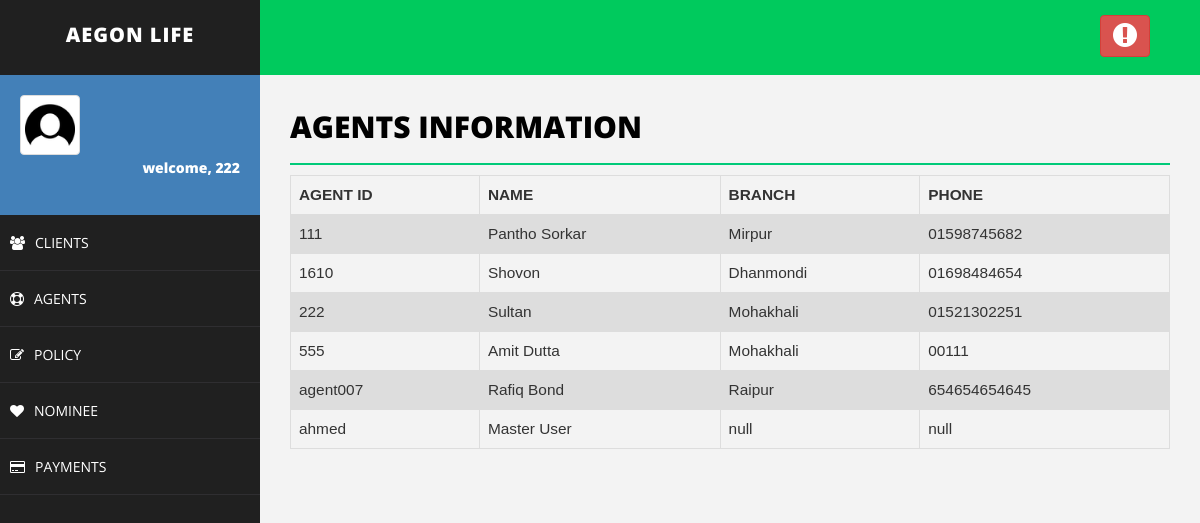
The app's page /lims/agent.php (signed in) with its own data.
### tables this page shows
CREATE TABLE IF NOT EXISTS `agent` (
  `agent_id` varchar(50) NOT NULL,
  `agent_password` varchar(30) NOT NULL,
  `name` varchar(50) NOT NULL,
  `branch` varchar(50) NOT NULL,
  `phone` varchar(50) NOT NULL
);

### lims/agent.php (the view, shortened to what this page needs)
<!DOCTYPE html>
<html>
<head>
    <link href="assets/css/bootstrap.css" rel="stylesheet" />
    <link href="assets/css/font-awesome.css" rel="stylesheet" />
    <link href="assets/css/basic.css" rel="stylesheet" />
    <link href="assets/css/custom.css" rel="stylesheet" />
</head>
<body>
<?php include 'header.php';
?>
        <div id="page-wrapper">
                <div class="row">
                    <div class="col-md-12">
                        <h1 class="page-head-line">Agents Information
						</h1>
                    </div>
                </div>
<?php
include'connection.php';
	$sql = "SELECT agent_id,agent_password,name,branch,phone FROM agent";
	$result = $conn->query($sql);
	echo "<table class=\"table\">\n";
    echo "  <tr>\n";
    echo "    <th>AGENT ID</th>\n";
    echo "    <th>NAME</th>\n";
    echo "    <th>BRANCH</th>\n";
    echo "    <th>PHONE</th>\n";
    echo "  </tr>";
	if ($result->num_rows > 0) {
	while($row = $result->fetch_assoc()) {
		echo "<tr>\n";
		echo "    <td>".$row["agent_id"]."</td>\n";
		echo "    <td>".$row["name"]."</td>\n";
		echo "    <td>".$row["branch"]."</td>\n";
		echo "    <td>".$row["phone"]."</td>\n";
	}
	echo "</table>\n";
}
?>
        </div>
    </div>
</body>
</html>

### lims/assets/css/basic.css (style rules this page uses)
body { font-family: 'Open Sans', sans-serif; line-height:25px; }
#page-wrapper { padding: 15px 15px; min-height: 600px; background: #F3F3F3; }
.page-head-line { font-size: 30px; text-transform: uppercase; color: #000; font-weight: 800; padding-bottom: 20px; border-bottom: 2px solid #00CA79; margin-bottom: 10px; }
@media (min-width:768px) { #page-wrapper { margin: 0 0 0 260px; padding: 15px 30px; min-height: 1200px; } }

### lims/agent.php (style rules this page uses)
table { font-family: arial, sans-serif; border-collapse: collapse; width: 100%; margin-left:0%; font-size:110%; }
td, th { border: 1px solid #dddddd; text-align: left; padding: 8px; }
tr:nth-child(even) { background-color: #dddddd; }

### records on screen
agent: agent_id "111", name "Pantho Sorkar", branch "Mirpur", phone "01598745682"
agent: agent_id "1610", name "Shovon", branch "Dhanmondi", phone "01698484654"
agent: agent_id "222", name "Sultan", branch "Mohakhali", phone "01521302251"
agent: agent_id "555", name "Amit Dutta", branch "Mohakhali", phone "00111"
agent: agent_id "agent007", name "Rafiq Bond", branch "Raipur", phone "654654654645"
agent: agent_id "ahmed", name "Master User", branch "null", phone "null"

### other values on screen
$_SESSION["username"] "222"
